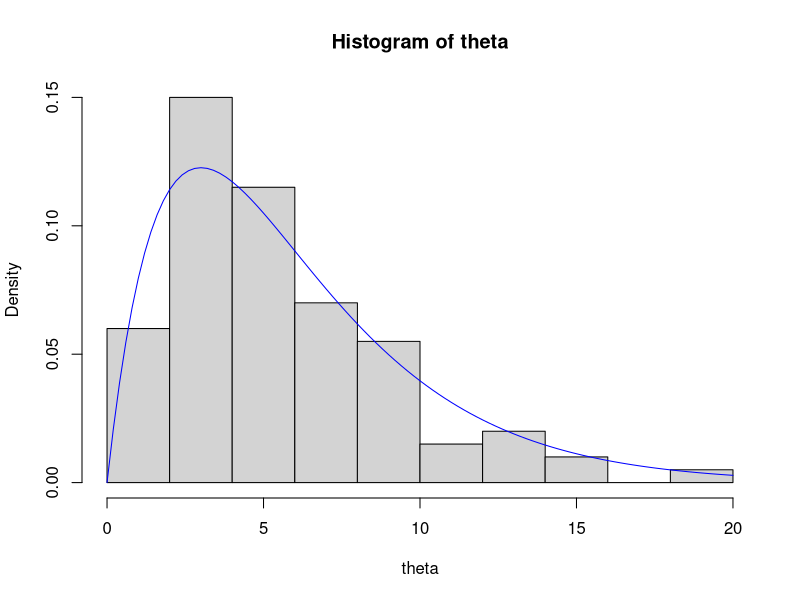

This chart was generated by the following R code: (Note: this script raises an error after producing the figure.)
set.seed(32) # Initializes the random number generator so we can replicate these results. 
#To get differentrandom numbers, change the seed.
m = 100 
a = 2.0 
b = 1.0 / 3.0 
#Use rgamma function to simulate m independent samples
theta = rgamma(n=m, shape=a, rate=b) 
#plot a histogram for generated data
hist(theta, freq=FALSE) 
curve(dgamma(x=x, shape=a, rate=b), col="blue", add=TRUE) 
# sample mean 
mean(theta)
a / b # true expected value E(theta)
m = 1e4 #10^4
theta = rgamma(n=m, shape=a, rate=b) 
mean(theta) 
var(theta) # sample variance 
a / b^2 # true variance of Gamma(a,b) 

#plot the distribution
hist(slope, breaks=1000, freq=F, main=main, xlab="slop value(percent)", xlim=c(0,150), ylim=c(0,.05) )
lines(density(slope, bw=1), col="green")

#Beta(5,3) posterior distribution for ??.
#the posterior distribution for ?? and use these samples 
#to approximate the posterior mean for odds of success ( E(??/1-??) ) that is greater than 1
theta = rbeta(9999, 5, 3)
alpha = theta / (1 - theta)
mean( alpha )
head(alpha) # first couple alpha
tail(alpha) # last couple alpha
mean( alpha > 1.0 )

###################approximate the probability that theta <5

ind = theta < 5.0 # set of indicators, TRUE if theta_i < 5 mean(ind) # automatically converts FALSE/TRUE to 0/1 
mean(ind) # automatically converts FALSE/TRUE to 0/1 
quantile(x=theta, probs=0.9) # 90th percentile of theta
qgamma(p=0.9, shape=a, rate=b) # true value of 0.9 quantile 
# we are reasonably confident that the Monte Carlo estimate is no more than this far from the truth
se = sd(theta) / sqrt(m) 
2.0 * se 
#Monte Carlo estimates for the probability that theta <5
# we are reasonably confident that the Monte Carlo estimate is no more than this far from the tru th 
ind = theta < 5.0 
se = sd(ind) / sqrt(m) 
2.0 * se

#Use a (large) Monte Carlo sample to approximate the 0.3 quantile of the 
#standard normal distribution (N(0,1)), the number such that the probability of being less than it is 0.3.
quantile(rnorm(9999, 0.0, 1.0), 0.3)
#check the quantile function:
qnorm(p = 0.3,0.0,1.0)

##################simulating a hierarchical model
#y ??? ?? ~Bin(10,??) and ?? ~ Beta(2,2)
m = 10e4 
y = numeric(m) # create the vectors we will fill in with simulations 
phi = numeric(m) 
for (i in 1:m) { 
  phi[i] = rbeta(n=1, shape1=2.0, shape2=2.0) 
  y[i] = rbinom(n=1, size=10, prob=phi[i]) 
  } 
# which is equivalent to the following 'vectorized' code 
phi = rbeta(n=m, shape1=2.0, shape2=2.0) 
y = rbinom(n=m, size=10, prob=phi) 
mean(y)
plot(prop.table(table(y)), ylab="P(y)", main="Marginal distribution of y") 



